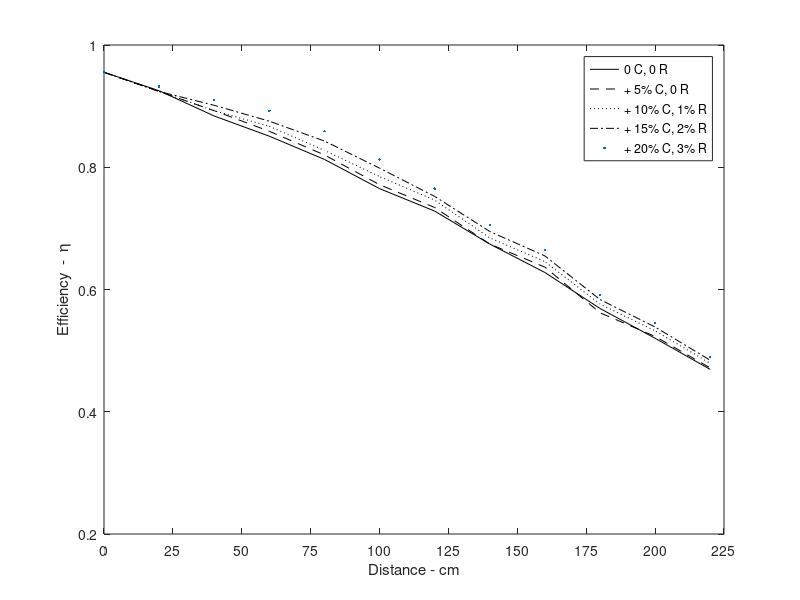

Here is the MATLAB script that generated this plot:
% January 2011
% Tesla Resonator plus C and R - Maximum Efficiency
% Science Paper, Figure 12

% Circuit characteristics
V = 1.0;
I = 10.1*10^-3;
Ipeak = 0.5*I^2;
P = V*I;

% Calculate k:
Lst = 62.40*10^-6; % H (Transmitter secondary)
Lsr = 61.68*10^-6; % H (Receiver secondary)
M = 61.04*10^-6; % H
%w = 
% k = (wM)/2*((Lst*Lsr)^0.5) %MIT
k = M/sqrt(Lst*Lsr);

% And gamma:
R0 = 1.88; % Ohms (Ohmic resistance)
Rr = P/(I^2)*3.5;
gamma = (R0+Rr)/4*(Lst + Lsr);

% And the qualities of the transmitter and receiver
Qt = 175;
Qr = 175;

% Therefore, the efficiency is
maxN = k/gamma;

% at a distance, the dissipation measured per unit:
uL1 = (maxN + 4.5)/100;
uL2 = (maxN + 1.5/1.01)/100;
uL3 = (maxN/1.03)/100;
uL4 = (maxN/1.07)/100;
uL5 = (maxN/1.12)/100;
uL6 = (maxN/1.19)/100;
uL7 = (maxN/1.25)/100;
uL8 = (maxN/1.35)/100;
uL9 = (maxN/1.45)/100;
uL10 = (maxN/1.6)/100;
uL11 = (maxN/1.75)/100;
uL12 = (maxN/1.94)/100;
% Plus 5% C, 0 R (BLACK)
vL1 = (maxN + 4.5)/100;
vL2 = (maxN + 1.5/1.1)/100;
vL3 = (maxN/1.02)/100;
vL4 = (maxN/1.06)/100;
vL5 = (maxN/1.11)/100;
vL6 = (maxN/1.18)/100;
vL7 = (maxN/1.24)/100;
vL8 = (maxN/1.35)/100;
vL9 = (maxN/1.43)/100;
vL10 = (maxN/1.62)/100;
vL11 = (maxN/1.74)/100;
vL12 = (maxN/1.93)/100;
% Plus 10% C, 1% R (MAGENTA)
wL1 = (maxN + 4.5)/100;
wL2 = (maxN + 1.5/1.1)/100;
wL3 = (maxN/1.02)/100;
wL4 = (maxN/1.05)/100;
wL5 = (maxN/1.10)/100;
wL6 = (maxN/1.16)/100;
wL7 = (maxN/1.22)/100;
wL8 = (maxN/1.33)/100;
wL9 = (maxN/1.41)/100;
wL10 = (maxN/1.58)/100;
wL11 = (maxN/1.71)/100;
wL12 = (maxN/1.9)/100;
% Plus 15% C, 2% R (RED)
xL1 = (maxN + 4.5)/100;
xL2 = (maxN + 1.5/1.1)/100;
xL3 = (maxN/1.01)/100;
xL4 = (maxN/1.04)/100;
xL5 = (maxN/1.08)/100;
xL6 = (maxN/1.14)/100;
xL7 = (maxN/1.21)/100;
xL8 = (maxN/1.31)/100;
xL9 = (maxN/1.39)/100;
xL10 = (maxN/1.56)/100;
xL11 = (maxN/1.69)/100;
xL12 = (maxN/1.88)/100;
% Plus 20% C, 5% R (GREEN)
yL1 = (maxN + 4.5)/100;
yL2 = (maxN + 1.5/.7)/100;
yL3 = (maxN/1.0)/100;
yL4 = (maxN/1.02)/100;
yL5 = (maxN/1.06)/100;
yL6 = (maxN/1.12)/100;
yL7 = (maxN/1.19)/100;
yL8 = (maxN/1.29)/100;
yL9 = (maxN/1.37)/100;
yL10 = (maxN/1.54)/100;
yL11 = (maxN/1.67)/100;
yL12 = (maxN/1.86)/100;
% Plot the results
% Plus 20% capacitance, 3% R
y20 = [yL1 yL2 yL3 yL4 yL5 yL6 yL7 yL8 yL9 yL10 yL11 yL12];
x = [0:20:225];
% Plus 15% capacitance, 2% R
y15 = [xL1 xL2 xL3 xL4 xL5 xL6 xL7 xL8 xL9 xL10 xL11 xL12];
x = [0:20:225];
% Plus 10% capacitance, 1% R
y10 = [wL1 wL2 wL3 wL4 wL5 wL6 wL7 wL8 wL9 wL10 wL11 wL12];
x = [0:20:225];
% Plus 5% capacitance
y5 = [vL1 vL2 vL3 vL4 vL5 vL6 vL7 vL8 vL9 vL10 vL11 vL12];
x = [0:20:225];
% No capacitance added
y = [uL1 uL2 uL3 uL4 uL5 uL6 uL7 uL8 uL9 uL10 uL11 uL12];
x = [0:20:225];

% plot the results
plot(x,y,'k-',x,y5,'k--',x,y10,'k:',x,y15,'k-.',x,y20,'.');
xlabel('Distance - cm');
ylabel('Efficiency  -  \eta');
axis([0 225 0.2 1])
set(gca, 'xtick',[0 25 50 75 100 125 150 175 200 225])
%title('Efficiencies adding capcacitance');
legend('0 C, 0 R','+ 5% C, 0 R','+ 10% C, 1% R','+ 15% C, 2% R','+ 20% C, 3% R');